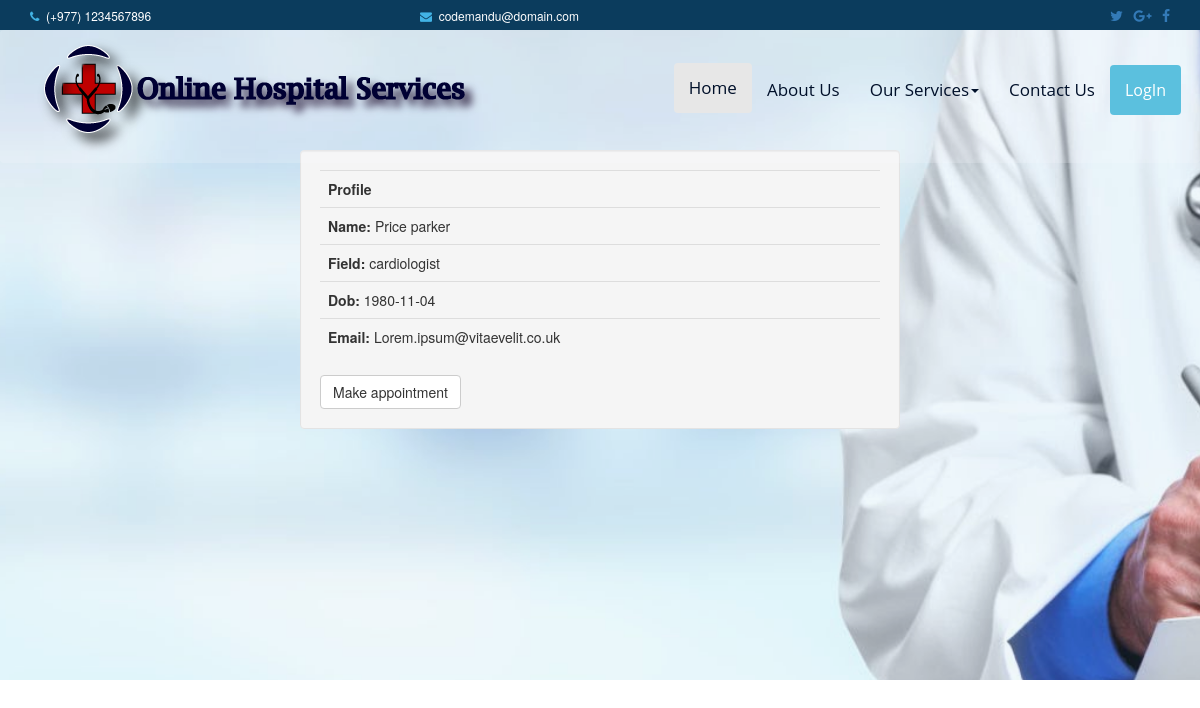
The app's page /patient/docprofile.php?id=6 with its own data.
### tables this page shows
CREATE TABLE IF NOT EXISTS `employee_detail` (
  `emp_id` mediumint(8) unsigned NOT NULL AUTO_INCREMENT,
  `name` varchar(40) DEFAULT NULL,
  `dob` date DEFAULT NULL,
  `address` varchar(50) DEFAULT NULL,
  `email` varchar(40) DEFAULT NULL,
  `phone` bigint(20) DEFAULT NULL,
  `field` varchar(32) DEFAULT NULL,
  `history` varchar(32) DEFAULT NULL,
  `sex` varchar(1) NOT NULL,
  `images` varchar(32) DEFAULT NULL,
  PRIMARY KEY (`emp_id`)
);

### patient/docprofile.php (the view, shortened to what this page needs)
<?php
  include("../include/dbconnection.php");
  $id=$_GET['id'];
  $query="SELECT * FROM users NATURAL JOIN employee_detail WHERE emp_id LIKE '$id'";
  $query_run=mysqli_query($connect,$query);
?>
<!DOCTYPE html>
<html>
<head>
  <?php
   include("head.php");
   ?>
</head>
<body >
 <?php include('../include/header.php'); ?>
<div class="container-fluid mybanner">
<div class="bg-color">
<?php
include("navig.php");
if(mysqli_num_rows($query_run)==NULL)
 echo '<h4 style="margin-left:4%">No result found</h4>';
else{
  $row=mysqli_fetch_assoc($query_run);
?>
       <div class="container well" style="width: 50%">
         <table class="table" >
           <tr><th>Profile</th></tr>
           <tr><td class="row"><b>Name: </b><?php echo $row['name'];?></td></tr>
           <tr><td class="row"><b>Field: </b><?php echo $row['field'];?></td></tr>
           <tr><td class="row"><b>Dob: </b><?php echo $row['dob'];?></td></tr>
           <tr><td class="row"><b>Email: </b><?php echo $row['email'];?></td></tr>
         </table>
         <a class="btn btn-default" href="appointment.php?doc_id=<?php echo $id;?>">Make appointment</a>
       </div>
       <?php
     }
       ?>
    </div>
 </div>
</body>
</html>

### css/main.css (style rules this page uses)
a { text-decoration: none; }
div { display: block; }
.mybanner { background: url("../images/banne.jpg") no-repeat fixed 0 0/cover; padding:0; background-position: center; background-position-x: 48%; background-position-y: 40%; }
.bg-color { background-color: RGBA(109 ,189, 214, 0.1); min-height: 650px; }

### records on screen
employee_detail: name "Price parker", field "cardiologist", dob "1980-11-04", email "Lorem.ipsum@vitaevelit.co.uk"
